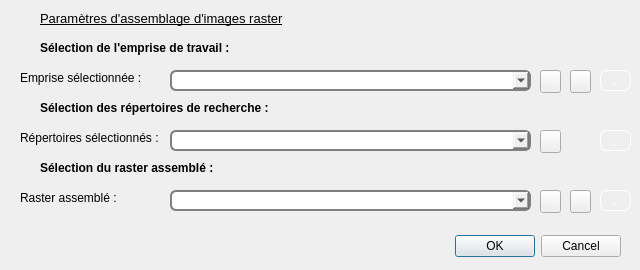
<?xml version="1.0" encoding="UTF-8"?>
<ui version="4.0">
 <class>ConfigurationDialog</class>
 <widget class="QDialog" name="ConfigurationDialog">
  <property name="geometry">
   <rect>
    <x>0</x>
    <y>0</y>
    <width>640</width>
    <height>270</height>
   </rect>
  </property>
  <property name="minimumSize">
   <size>
    <width>640</width>
    <height>270</height>
   </size>
  </property>
  <property name="maximumSize">
   <size>
    <width>640</width>
    <height>270</height>
   </size>
  </property>
  <property name="windowTitle">
   <string>Copyright (©) Cerema - Assemblage </string>
  </property>
    <property name="styleSheet">
   <string notr="true">#CartEauDialog {
    background: QLinearGradient( x1:0, y1:0, x2:1, y2:1,
    stop:0  #FFFFFF, stop: 0.4  #FFFFFF, stop:1 #808080);
 }

 QToolButton{
    color: white;
    background-color: QLinearGradient( x1:0, y1:0, x2:1, y2:1,
    stop:0 #757575, stop: 0.4 gray, stop:1 #757575);
    border-width: 1px;
    border-color: white;
    border-style: solid;
    border-radius: 7;
    padding: 3px;
    font-size: 12px;
    padding-left: 5px;
    padding-right: 5px;
 }

 QToolButton::hover{
    border:2px solid #F38120
 }

 QLineEdit {
    padding: 1px;
    border-style: solid;
    border: 2px solid gray;
    border-radius: 6px;
    font-size: 12px;
 }

 QComboBox {
    padding: 1px;
    border-style: solid;
    border: 2px solid gray;
    border-radius: 6px;
    font-size: 12px;
 }

 QTextEdit{
    color: white;
    background-color: QLinearGradient( x1:0, y1:0, x2:1, y2:1,
    stop:0 #757575, stop: 0.4 gray, stop:1 #757575);
    padding: 1px;
    border-style: solid;
    border: 2px solid gray;
    border-radius: 8px;
    border-top-left-radius: 8px;
    border-top-right-radius: 8px;
    border-bottom-left-radius: 8px;
    border-bottom-right-radius: 8px;
    border-width: 1px;
    border-style: solid;
    border-color: white;
    font-size: 12px;
 }

 QLabel{
    color:black;
 }
</string>
  </property>
  <widget class="QDialogButtonBox" name="buttonBox">
   <property name="geometry">
    <rect>
     <x>280</x>
     <y>230</y>
     <width>341</width>
     <height>32</height>
    </rect>
   </property>
   <property name="orientation">
    <enum>Qt::Horizontal</enum>
   </property>
   <property name="standardButtons">
    <set>QDialogButtonBox::Cancel|QDialogButtonBox::Ok</set>
   </property>
  </widget>
  <widget class="QLabel" name="label">
   <property name="geometry">
    <rect>
     <x>40</x>
     <y>10</y>
     <width>271</width>
     <height>16</height>
    </rect>
   </property>
   <property name="font">
    <font>
     <pointsize>10</pointsize>
     <weight>50</weight>
     <bold>false</bold>
     <underline>true</underline>
    </font>
   </property>
   <property name="text">
    <string>Paramètres d'assemblage d'images raster</string>
   </property>
  </widget>
  <widget class="QPushButton" name="btDel_assembled">
   <property name="geometry">
    <rect>
     <x>540</x>
     <y>190</y>
     <width>21</width>
     <height>23</height>
    </rect>
   </property>
   <property name="toolTip">
    <string>Supprimer le raster présent du sélecteur de couche raster de sortie.</string>
   </property>
   <property name="text">
    <string/>
   </property>
   <property name="icon">
    <iconset resource="resources.qrc">
     <normaloff>:/plugins/CeremaCartEau/icons/croixrouge.png</normaloff>:/plugins/CeremaCartEau/icons/croixrouge.png</iconset>
   </property>
   <property name="iconSize">
    <size>
     <width>16</width>
     <height>16</height>
    </size>
   </property>
  </widget>
  <widget class="QLabel" name="label_28">
   <property name="geometry">
    <rect>
     <x>10</x>
     <y>40</y>
     <width>21</width>
     <height>21</height>
    </rect>
   </property>
   <property name="text">
    <string/>
   </property>
   <property name="pixmap">
    <pixmap resource="resources.qrc">:/plugins/CeremaCartEau/icons/fdroit.png</pixmap>
   </property>
  </widget>
  <widget class="QComboBox" name="clayer_vector">
   <property name="geometry">
    <rect>
     <x>170</x>
     <y>70</y>
     <width>361</width>
     <height>21</height>
    </rect>
   </property>
   <property name="font">
    <font/>
   </property>
   <property name="toolTip">
    <string>Selecteur de vecteur d'emprise</string>
   </property>
  </widget>
  <widget class="QLabel" name="label_27">
   <property name="geometry">
    <rect>
     <x>20</x>
     <y>70</y>
     <width>121</width>
     <height>16</height>
    </rect>
   </property>
   <property name="font">
    <font>
     <pointsize>9</pointsize>
     <weight>50</weight>
     <bold>false</bold>
    </font>
   </property>
   <property name="text">
    <string>Emprise sélectionnée :</string>
   </property>
  </widget>
  <widget class="QLabel" name="label_57">
   <property name="geometry">
    <rect>
     <x>10</x>
     <y>160</y>
     <width>21</width>
     <height>21</height>
    </rect>
   </property>
   <property name="text">
    <string/>
   </property>
   <property name="pixmap">
    <pixmap resource="resources.qrc">:/plugins/CeremaCartEau/icons/fdroit.png</pixmap>
   </property>
  </widget>
  <widget class="QComboBox" name="clayer_assembled">
   <property name="geometry">
    <rect>
     <x>170</x>
     <y>190</y>
     <width>361</width>
     <height>21</height>
    </rect>
   </property>
   <property name="font">
    <font/>
   </property>
   <property name="toolTip">
    <string>Selecteur de fichier raster, format de raster pris en compte : 'tif','TIF','tiff','TIFF','ecw','ECW','jp2','JP2','asc','ASC','img','IMG' </string>
   </property>
  </widget>
  <widget class="QLabel" name="label_24">
   <property name="geometry">
    <rect>
     <x>20</x>
     <y>130</y>
     <width>151</width>
     <height>16</height>
    </rect>
   </property>
   <property name="font">
    <font>
     <pointsize>9</pointsize>
     <weight>50</weight>
     <bold>false</bold>
    </font>
   </property>
   <property name="text">
    <string>Répertoires sélectionnés :</string>
   </property>
  </widget>
  <widget class="QToolButton" name="btDir_assembled">
   <property name="geometry">
    <rect>
     <x>600</x>
     <y>190</y>
     <width>31</width>
     <height>21</height>
    </rect>
   </property>
   <property name="toolTip">
    <string>Sélectionner le fichier raster de sortie assemblé.</string>
   </property>
   <property name="text">
    <string>...</string>
   </property>
  </widget>
  <widget class="QToolButton" name="btDir_dir_src">
   <property name="geometry">
    <rect>
     <x>600</x>
     <y>130</y>
     <width>31</width>
     <height>21</height>
    </rect>
   </property>
   <property name="toolTip">
    <string>Sélectionner un dossier image source de plus.</string>
   </property>
   <property name="text">
    <string>...</string>
   </property>
  </widget>
  <widget class="QPushButton" name="btDel_dir_src">
   <property name="geometry">
    <rect>
     <x>540</x>
     <y>130</y>
     <width>21</width>
     <height>23</height>
    </rect>
   </property>
   <property name="toolTip">
    <string>Supprimer le repertoire présent de la liste des répertoires de recherche.</string>
   </property>
   <property name="text">
    <string/>
   </property>
   <property name="icon">
    <iconset resource="resources.qrc">
     <normaloff>:/plugins/CeremaCartEau/icons/croixrouge.png</normaloff>:/plugins/CeremaCartEau/icons/croixrouge.png</iconset>
   </property>
   <property name="iconSize">
    <size>
     <width>16</width>
     <height>16</height>
    </size>
   </property>
  </widget>
  <widget class="QPushButton" name="btReload_vector">
   <property name="geometry">
    <rect>
     <x>570</x>
     <y>70</y>
     <width>21</width>
     <height>23</height>
    </rect>
   </property>
   <property name="toolTip">
    <string>Récupérer toutes les couches vecteurs présentes dans QGIS (après ajout d'un raster par &quot;drag and drop&quot;).</string>
   </property>
   <property name="text">
    <string/>
   </property>
   <property name="icon">
    <iconset resource="resources.qrc">
     <normaloff>:/plugins/CeremaCartEau/icons/reload.png</normaloff>:/plugins/CeremaCartEau/icons/reload.png</iconset>
   </property>
   <property name="iconSize">
    <size>
     <width>16</width>
     <height>16</height>
    </size>
   </property>
  </widget>
  <widget class="QLabel" name="label_31">
   <property name="geometry">
    <rect>
     <x>40</x>
     <y>160</y>
     <width>231</width>
     <height>16</height>
    </rect>
   </property>
   <property name="font">
    <font>
     <pointsize>9</pointsize>
     <weight>75</weight>
     <bold>true</bold>
    </font>
   </property>
   <property name="text">
    <string>Sélection du raster assemblé :</string>
   </property>
  </widget>
  <widget class="QToolButton" name="btDir_vector">
   <property name="geometry">
    <rect>
     <x>600</x>
     <y>70</y>
     <width>31</width>
     <height>21</height>
    </rect>
   </property>
   <property name="toolTip">
    <string>Sélectionner un fichier vecteur d'emprise.</string>
   </property>
   <property name="text">
    <string>...</string>
   </property>
  </widget>
  <widget class="QPushButton" name="btDel_vector">
   <property name="geometry">
    <rect>
     <x>540</x>
     <y>70</y>
     <width>21</width>
     <height>23</height>
    </rect>
   </property>
   <property name="toolTip">
    <string>Supprimer la couche présente du sélecteur de couche d'emprise.</string>
   </property>
   <property name="text">
    <string/>
   </property>
   <property name="icon">
    <iconset resource="resources.qrc">
     <normaloff>:/plugins/CeremaCartEau/icons/croixrouge.png</normaloff>:/plugins/CeremaCartEau/icons/croixrouge.png</iconset>
   </property>
   <property name="iconSize">
    <size>
     <width>16</width>
     <height>16</height>
    </size>
   </property>
  </widget>
  <widget class="QPushButton" name="btReload_assembled">
   <property name="geometry">
    <rect>
     <x>570</x>
     <y>190</y>
     <width>21</width>
     <height>23</height>
    </rect>
   </property>
   <property name="toolTip">
    <string>Récupérer toutes les couches raster présentes dans QGIS (après ajout d'un raster par &quot;drag and drop&quot;).</string>
   </property>
   <property name="text">
    <string/>
   </property>
   <property name="icon">
    <iconset resource="resources.qrc">
     <normaloff>:/plugins/CeremaCartEau/icons/reload.png</normaloff>:/plugins/CeremaCartEau/icons/reload.png</iconset>
   </property>
   <property name="iconSize">
    <size>
     <width>16</width>
     <height>16</height>
    </size>
   </property>
  </widget>
  <widget class="QLabel" name="label_26">
   <property name="geometry">
    <rect>
     <x>40</x>
     <y>100</y>
     <width>281</width>
     <height>16</height>
    </rect>
   </property>
   <property name="font">
    <font>
     <pointsize>9</pointsize>
     <weight>75</weight>
     <bold>true</bold>
    </font>
   </property>
   <property name="text">
    <string>Sélection des répertoires de recherche :</string>
   </property>
  </widget>
  <widget class="QLabel" name="label_30">
   <property name="geometry">
    <rect>
     <x>20</x>
     <y>190</y>
     <width>121</width>
     <height>16</height>
    </rect>
   </property>
   <property name="font">
    <font>
     <pointsize>9</pointsize>
     <weight>50</weight>
     <bold>false</bold>
    </font>
   </property>
   <property name="text">
    <string>Raster assemblé :</string>
   </property>
  </widget>
  <widget class="QLabel" name="label_29">
   <property name="geometry">
    <rect>
     <x>40</x>
     <y>40</y>
     <width>231</width>
     <height>16</height>
    </rect>
   </property>
   <property name="font">
    <font>
     <pointsize>9</pointsize>
     <weight>75</weight>
     <bold>true</bold>
    </font>
   </property>
   <property name="text">
    <string>Sélection de l'emprise de travail :</string>
   </property>
  </widget>
  <widget class="QLabel" name="label_25">
   <property name="geometry">
    <rect>
     <x>10</x>
     <y>100</y>
     <width>21</width>
     <height>21</height>
    </rect>
   </property>
   <property name="text">
    <string/>
   </property>
   <property name="pixmap">
    <pixmap resource="resources.qrc">:/plugins/CeremaCartEau/icons/fdroit.png</pixmap>
   </property>
  </widget>
  <widget class="QComboBox" name="clayer_dir_src">
   <property name="geometry">
    <rect>
     <x>170</x>
     <y>130</y>
     <width>361</width>
     <height>21</height>
    </rect>
   </property>
   <property name="font">
    <font/>
   </property>
   <property name="toolTip">
    <string>Selecteur de dossier source</string>
   </property>
  </widget>
 </widget>
 <connections>
  <connection>
   <sender>buttonBox</sender>
   <signal>accepted()</signal>
   <receiver>ConfigurationDialog</receiver>
   <slot>accept()</slot>
   <hints>
    <hint type="sourcelabel">
     <x>248</x>
     <y>254</y>
    </hint>
    <hint type="destinationlabel">
     <x>157</x>
     <y>274</y>
    </hint>
   </hints>
  </connection>
  <connection>
   <sender>buttonBox</sender>
   <signal>rejected()</signal>
   <receiver>ConfigurationDialog</receiver>
   <slot>reject()</slot>
   <hints>
    <hint type="sourcelabel">
     <x>316</x>
     <y>260</y>
    </hint>
    <hint type="destinationlabel">
     <x>286</x>
     <y>274</y>
    </hint>
   </hints>
  </connection>
 </connections>
</ui>
